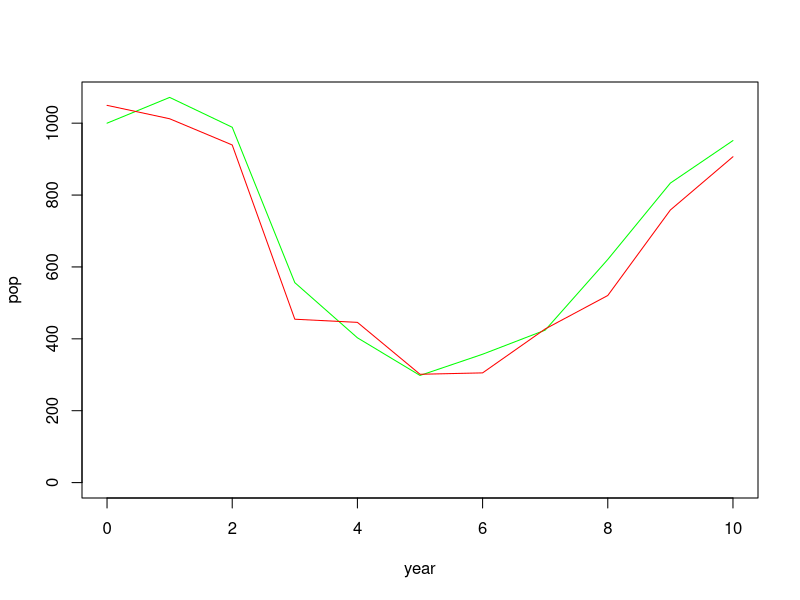
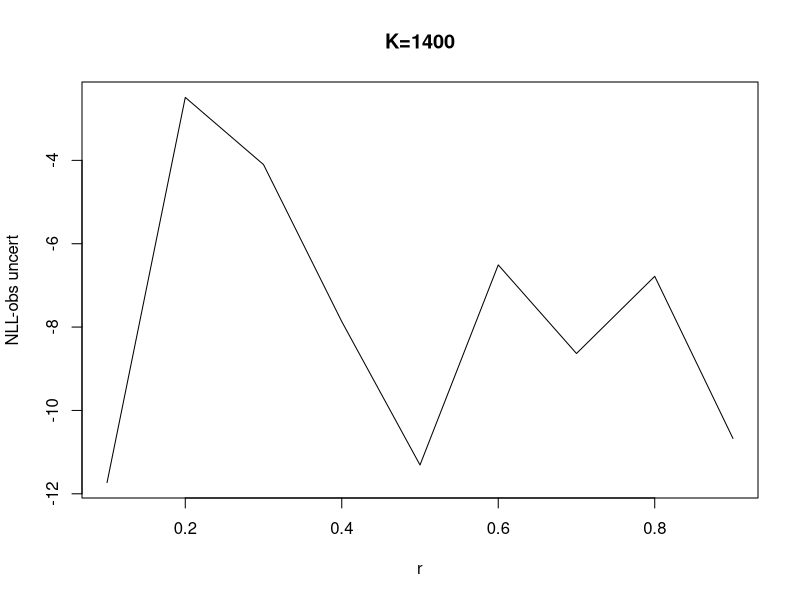
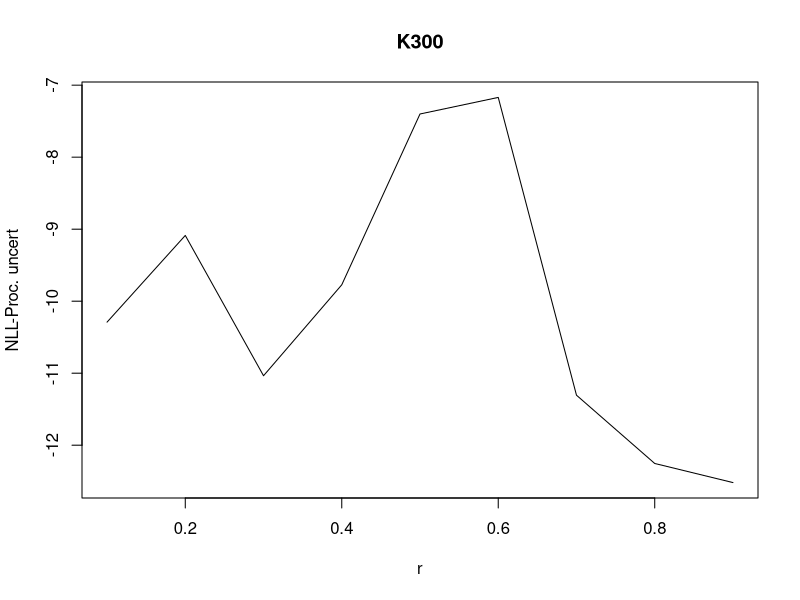
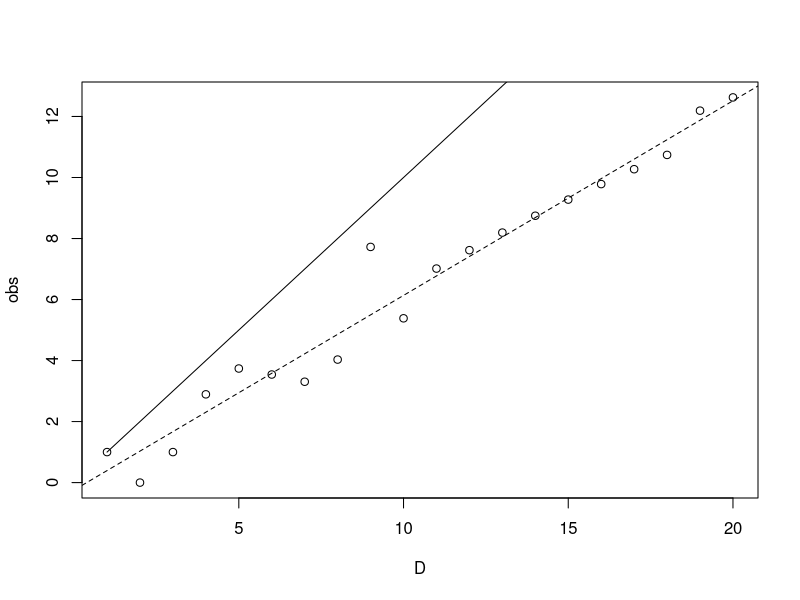

These charts were generated, in order, by the following R code:
## ---- chunk 1
knitr::opts_chunk$set(echo = TRUE)
library(tidyverse)
## ---- chunk 2

##### Define params:
r=0.5
K=1000
sigW=0.1 # process uncert
sigV=0.1 # observation uncert
ct=0.5
fshYrs<-c(3,4,5)


mcMod<-data.frame(t=0:10,
                  rlPop=c(K,rep(NA,10)))

logPOU<-function(df){
  
  df$Zw<-rnorm(11,mean=0,sd=1)
  for(i in 2:11){
    
    C=ifelse(df$t[i] %in% fshYrs,ct,0) # fishing just during the years defined
    sW<-exp(df$Zw[i]*sigW-(sigW^2)/2)
    
    df$rlPop[i]<-sW*(df$rlPop[i-1]+r*df$rlPop[i-1]*(1-(df$rlPop[i-1]/K))-(C*df$rlPop[i-1]))
    
  }
  
  df<-df %>%
    mutate(Zv=rnorm(11,mean=0,sd=1))%>%
    mutate(obsPop=rlPop*exp(Zv*sigV-(sigV^2)/2))
 return(df) 
}

modDF<-logPOU(mcMod)

plot(rlPop~t,data=modDF,type="l",col="green",xlab="year",ylab="pop",ylim=c(0,max(c(rlPop,obsPop))))
lines(obsPop~t,data=modDF, col="red")
## ---- chunk 3

rs=seq(0.1,0.9,by=0.1)
Ks=seq(300,1500,by=100)

nllDF<-modDF%>%
  select(t,obsPop)

rsNA<-data.frame(Nr1=rep(NA,nrow(nllDF)),
                 Nr2=rep(NA,nrow(nllDF)),
                 Nr3=rep(NA,nrow(nllDF)),
                 Nr4=rep(NA,nrow(nllDF)),
                 Nr5=rep(NA,nrow(nllDF)),
                 Nr6=rep(NA,nrow(nllDF)),
                 Nr7=rep(NA,nrow(nllDF)),
                 Nr8=rep(NA,nrow(nllDF)),
                 Nr9=rep(NA,nrow(nllDF)))

nrDF<-cbind(nllDF,rsNA)

### logistic model function

logModLoop<-function(df,rw,ri,Ki){
       
  C=ifelse(df[rw,1] %in% fshYrs,ct,0) # fishing just during the years defined

  determ<-(df[rw-1,2]+ri*df[rw-1,2]*(1-(df[rw-1,2]/Ki))-(C*df[rw-1,2]))
  return(determ)
}

#########
determ<-function(rSeq,kSeq){
  
  detArr<-array(numeric(),c(nrow(nllDF),length(rs)+2,length(Ks)))
  
  for(j in 1:length(Ks)){
    
    inptMx<-as.matrix(nrDF)
    
    for(i in 1:length(rs)){

      # K<<-Ks[j]
      # r<<-rs[i]
      inptMx[2:nrow(nrDF),i+2]<-sapply(2:11,function(x) logModLoop(df=nrDF,rw=x,ri=rs[i],Ki=Ks[j]))

    }
    #print(inptMx)
    detArr[,,j]<-inptMx
  }
return(detArr)
}

detArr<-determ(rs,Ks)

## ---- chunk 4
devFun<-function(uncert){
  devArr<-array(numeric(),c(nrow(nllDF),length(rs)+2,length(Ks)))

  for(j in 1:length(Ks)){
    dev<-data.frame(t=0:10,
                    space=NA,
                    Dr1=NA,
                    Dr2=NA,
                    Dr3=NA,
                    Dr4=NA,
                    Dr5=NA,
                    Dr6=NA,
                    Dr7=NA,
                    Dr8=NA,
                    Dr9=NA)
    devMat<-as.matrix(dev)
    
  for(i in 1:length(rs)){
    devMat[2:nrow(nrDF),i+2]<-rnorm(10)*uncert
    
  }
      devArr[,,j]<-devMat
  }
return(devArr)
}

devArr<-devFun(sigV)
## ---- chunk 5
nllTFun<-function(uncert){
  nllTArr<-array(numeric(),c(10,length(rs),length(Ks)))

  for(j in 1:length(Ks)){
    ntd<-data.frame(Dr1=rep(NA,10),
                    Dr2=NA,
                    Dr3=NA,
                    Dr4=NA,
                    Dr5=NA,
                    Dr6=NA,
                    Dr7=NA,
                    Dr8=NA,
                    Dr9=NA)
    nllMat<-as.matrix(ntd)
    
  for(i in 1:length(rs)){
    nllMat[,i]<-sapply(1:10,function(x) log(uncert)+(1/2)*log(2*pi)+(devArr[x+1,i+2,j]^2/(2*uncert^2)))
    
  }
    #print(nllMat)
      nllTArr[,,j]<-nllMat
  }
return(nllTArr)
}

nllArr<-nllTFun(sigV)
## ---- chunk 6
nllDF2<-data.frame(r=rs,
                  k1=NA,
                  k2=NA,
                  k3=NA,
                  k4=NA,
                  k5=NA,
                  k6=NA,
                  k7=NA,
                  k8=NA,
                  k9=NA,
                  k10=NA,
                  k11=NA,
                  k12=NA,
                  k13=NA)
colnames(nllDF2)<-c("r",sapply(Ks,function(x) paste("K",x,sep="")))

for(i in 1:length(Ks)){
  nllDF2[,i+1]<-apply(nllArr[,,i],2, sum)
}

minDims<-which(nllDF2==min(nllDF2),arr.ind=T)

nll_r=nllDF2[minDims[1],1]
nll_k=colnames(nllDF2)[13]

plot(K1400~r,data=nllDF2,type="l",main="K=1400",ylab="NLL-obs uncert")
## ---- chunk 7

nllDF<-modDF%>%
  select(t,obsPop)

rsNA<-data.frame(Nr1=rep(NA,nrow(nllDF)),
                 Nr2=rep(NA,nrow(nllDF)),
                 Nr3=rep(NA,nrow(nllDF)),
                 Nr4=rep(NA,nrow(nllDF)),
                 Nr5=rep(NA,nrow(nllDF)),
                 Nr6=rep(NA,nrow(nllDF)),
                 Nr7=rep(NA,nrow(nllDF)),
                 Nr8=rep(NA,nrow(nllDF)),
                 Nr9=rep(NA,nrow(nllDF)))

nrDF<-cbind(nllDF,rsNA)

### logistic model function

logModLoopPU<-function(df,rw,ri,Ki){
  
  C=ifelse(df[rw,1] %in% fshYrs,ct,0) # fishing just during the years defined
  df$Zw<-rnorm(nrow(df))
  sW<-exp(df$Zw[rw]*sigW-(sigW^2)/2)

  determ<-sW*(df[rw-1,2]+ri*df[rw-1,2]*(1-(df[rw-1,2]/Ki))-(C*df[rw-1,2]))
  return(determ)
}

#########
determPU<-function(rSeq,kSeq){
  
  detArr<-array(numeric(),c(nrow(nllDF),length(rs)+2,length(Ks)))
  
  for(j in 1:length(Ks)){
    
    inptMx<-as.matrix(nrDF)
    
    for(i in 1:length(rs)){

      # K<<-Ks[j]
      # r<<-rs[i]
      inptMx[2:nrow(nrDF),i+2]<-sapply(2:11,function(x) logModLoopPU(df=nrDF,rw=x,ri=rs[i],Ki=Ks[j]))

    }
    #print(inptMx)
    detArr[,,j]<-inptMx
  }
return(detArr)
}

detArrPU<-determPU(rs,Ks)

## ---- chunk 8

devArrPU<-devFun(sigW)
## ---- chunk 9


nllArrPU<-nllTFun(sigW)
## ---- chunk 10
nllDF3<-data.frame(r=rs,
                  k1=NA,
                  k2=NA,
                  k3=NA,
                  k4=NA,
                  k5=NA,
                  k6=NA,
                  k7=NA,
                  k8=NA,
                  k9=NA,
                  k10=NA,
                  k11=NA,
                  k12=NA,
                  k13=NA)
colnames(nllDF3)<-c("r",sapply(Ks,function(x) paste("K",x,sep="")))

for(i in 1:length(Ks)){
  nllDF3[,i+1]<-apply(nllArrPU[,,i],2, sum)
}

minDims<-which(nllDF3==min(nllDF3),arr.ind=T)

nll_rPU=nllDF3[minDims[1],1]
nll_kPU=colnames(nllDF3)[13]

plot(nllDF3[,minDims[2]]~nllDF3$r,data=nllDF3,type="l",main=colnames(nllDF3)[minDims[2]],ylab="NLL-Proc. uncert",xlab="r")
## ---- chunk 11

q=1.0
r=0.03
p=-3
D=1

schnt<-data.frame(D=1:20) %>%
  mutate(index=ifelse((p+q*D)/(1+r*D)>=0,(p+q*D)/(1+r*D),0)) %>%
  mutate(obs=sapply(.$index,function(x) x+rpois(1,1)))
  
trueMod<-lm(obs~D,schnt)

plot(obs~D,data=schnt)
lines(D~D,data=schnt)
abline(trueMod,lty=2)
## ---- chunk 12
sigPoi=0.6

schntD<-schnt%>%
  mutate(Z=rnorm(n=nrow(schnt),mean=0,sd=1))%>%
  mutate(dD=Z*sigPoi)%>%
  mutate(nll=log(sigPoi)+(1/2)*log(2*pi)+(dD^2)/(2*sigPoi^2))

schntA<-data.frame(D=1:20) %>%
  mutate(index=ifelse((q*D)>=0,(q*D),0)) %>%
  mutate(obs=sapply(.$index,function(x) x+rpois(1,1)))%>%
  mutate(Z=rnorm(n=nrow(schnt),mean=0,sd=1))%>%
  mutate(dD=Z*sigPoi)%>%
  mutate(nll=log(sigPoi)+(1/2)*log(2*pi)+(dD^2)/(2*sigPoi^2))

schntB<-data.frame(D=1:20) %>%
  mutate(index=ifelse((p+q*D)/(1+D)>=0,(p+q*D)/(1+D),0)) %>%
  mutate(obs=sapply(.$index,function(x) x+rpois(1,1)))%>%
  mutate(Z=rnorm(n=nrow(schnt),mean=0,sd=1))%>%
  mutate(dD=Z*sigPoi)%>%
  mutate(nll=log(sigPoi)+(1/2)*log(2*pi)+(dD^2)/(2*sigPoi^2))

schntC<-data.frame(D=1:20) %>%
  mutate(index=ifelse(((q*D)/(1+r*D))>=0,(q*D)/(1+r*D),0)) %>%
  mutate(obs=sapply(.$index,function(x) x+rpois(1,1)))%>%
  mutate(Z=rnorm(n=nrow(schnt),mean=0,sd=1))%>%
  mutate(dD=Z*sigPoi)%>%
  mutate(nll=log(sigPoi)+(1/2)*log(2*pi)+(dD^2)/(2*sigPoi^2))

nllComp<-data.frame(model=c("A","B","C","D"),
                  sumNLL=c(sum(schntA$nll),sum(schntB$nll),sum(schntC$nll),sum(schntD$nll)))

